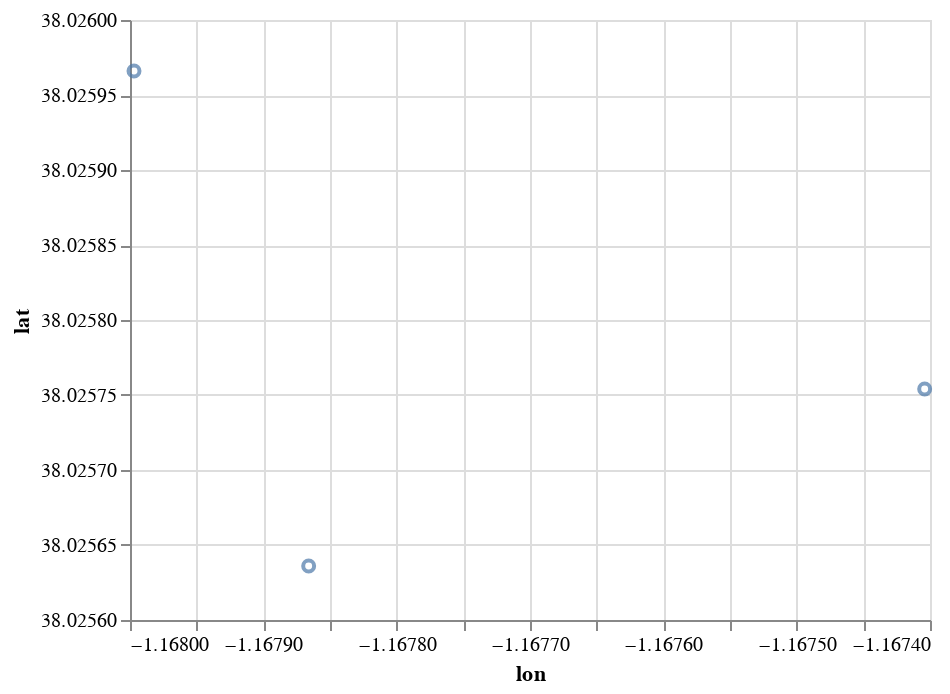

Here is the notebook cell this chart was saved with:
### Code cell
alt.Chart(accesPoints_locations).mark_point().encode(
    x=alt.X('lon:Q', scale=alt.Scale(zero=False)),
    y=alt.Y('lat:Q', scale=alt.Scale(zero=False))
)

### Figure 1 — Vega-Lite specification as saved in the notebook (floating-point values rounded to 4 significant figures)
{"config": {"view": {"continuousWidth": 400, "continuousHeight": 300}}, "data": {"name": "data-208132b53575801436a8220b000e0684"}, "mark": "point", "encoding": {"x": {"type": "quantitative", "field": "lon", "scale": {"zero": false}}, "y": {"type": "quantitative", "field": "lat", "scale": {"zero": false}}}, "$schema": "https://vega.github.io/schema/vega-lite/v4.0.0.json", "datasets": {"data-208132b53575801436a8220b000e0684": [{"lat": 38.03, "lon": -1.168, "d1": 2.59, "d2": 4.81, "d3": 2.34, "d4": 4.1, "d5": 2.1}, {"lat": 38.03, "lon": -1.168, "d1": 5.27, "d2": 0.83, "d3": 4.95, "d4": 1.34, "d5": 5.24}, {"lat": 38.03, "lon": -1.167, "d1": 3.38, "d2": 7.08, "d3": 3.51, "d4": 6.35, "d5": 3.85}]}}
